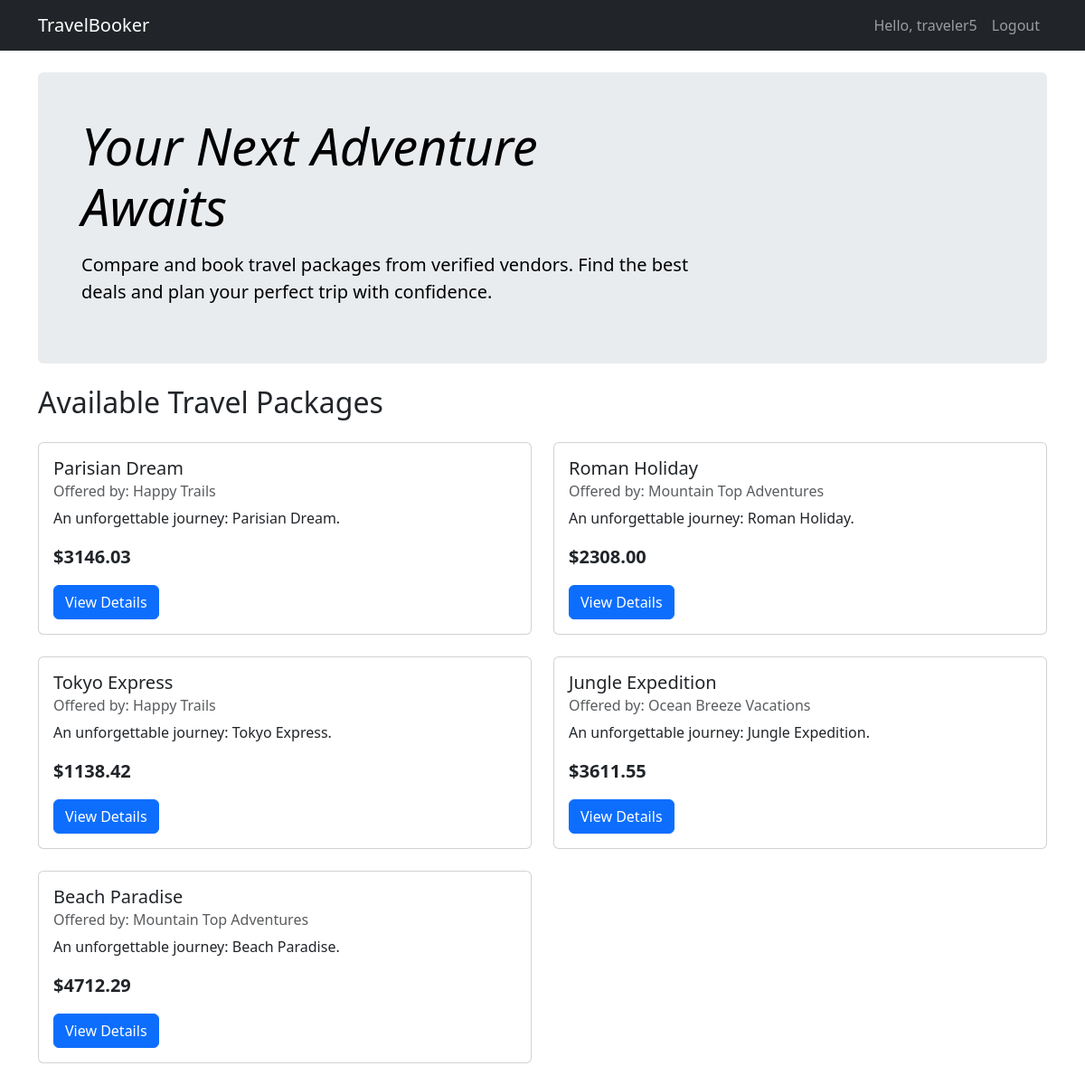
/ (signed in), run on the app's committed database.
### main/models.py (models this page shows, shortened)
class TravelPackage(models.Model):
    vendor = models.ForeignKey(Vendor, on_delete=models.CASCADE, related_name='packages')
    name = models.CharField(max_length=255)
    description = models.TextField()
    itinerary = models.TextField()
    price = models.DecimalField(max_digits=10, decimal_places=2)
    start_date = models.DateField()
    end_date = models.DateField()
    created_at = models.DateTimeField(auto_now_add=True)
    updated_at = models.DateTimeField(auto_now=True)

class Vendor(models.Model):
    user_profile = models.OneToOneField(UserProfile, on_delete=models.CASCADE)
    name = models.CharField(max_length=255)
    description = models.TextField()
    website = models.URLField(blank=True, null=True)

### main/views.py (the view)
# urls.py: path('', views.package_list, name='package_list'),
def package_list(request):
    packages = TravelPackage.objects.all()
    return render(request, 'main/package_list.html', {'packages': packages})

### main/templates/main/package_list.html
{% extends "main/base.html" %}
{% block content %}
<div class="p-4 p-md-5 mb-4 rounded text-body-emphasis bg-body-secondary">
    <div class="col-lg-8 px-0">
        <h1 class="display-4 fst-italic">Your Next Adventure Awaits</h1>
        <p class="lead my-3">Compare and book travel packages from verified vendors. Find the best deals and plan your perfect trip with confidence.</p>
    </div>
</div>
<h2 class="mb-4">Available Travel Packages</h2>
<div class="row">
    {% for package in packages %}
    <div class="col-md-6 mb-4">
        <div class="card h-100">
            <div class="card-body d-flex flex-column">
                <h5 class="card-title">{{ package.name }}</h5>
                <h6 class="card-subtitle mb-2 text-muted">Offered by: {{ package.vendor.name }}</h6>
                <p class="card-text">{{ package.description|truncatewords:20 }}</p>
                <div class="mt-auto">
                    <p class="card-text fs-5"><strong>${{ package.price|floatformat:2 }}</strong></p>
                    <a href="{% url 'package_detail' package.id %}" class="btn btn-primary">View Details</a>
                </div>
            </div>
        </div>
    </div>
    {% empty %}
    <div class="col">
        <p>No travel packages available at the moment.</p>
    </div>
    {% endfor %}
</div>
{% endblock %}

### main/templates/main/base.html (shortened to what this page needs)
<!doctype html>
<html lang="en">
<head>
    <link href="https://cdn.jsdelivr.net/npm/bootstrap@5.3.2/dist/css/bootstrap.min.css" rel="stylesheet">
</head>
<body>
    <nav class="navbar navbar-expand-lg navbar-dark bg-dark">
        <div class="container">
            <a class="navbar-brand" href="{% url 'package_list' %}">TravelBooker</a>
            <div class="collapse navbar-collapse">
                <ul class="navbar-nav ms-auto">
                    {% if user.is_authenticated %}
                        <li class="nav-item">
                            <span class="nav-link">Hello, {{ user.username }}</span>
                        </li>
                        <li class="nav-item">
                            <form method="post" action="{% url 'logout' %}">
                                <button type="submit" class="nav-link btn btn-link">Logout</button>
                            </form>
                        </li>
                    {% endif %}
                </ul>
            </div>
        </div>
    </nav>
    <main class="container mt-4">
        {% block content %}
        {% endblock %}
    </main>
</body>
</html>

### data on the page
TravelPackage: name "Parisian Dream", vendor.name "Happy Trails", description "An unforgettable journey: Parisian Dream.", price "3146.03"
TravelPackage: name "Roman Holiday", vendor.name "Mountain Top Adventures", description "An unforgettable journey: Roman Holiday.", price "2308.00"
TravelPackage: name "Tokyo Express", vendor.name "Happy Trails", description "An unforgettable journey: Tokyo Express.", price "1138.42"
TravelPackage: name "Jungle Expedition", vendor.name "Ocean Breeze Vacations", description "An unforgettable journey: Jungle Expedition.", price "3611.55"
TravelPackage: name "Beach Paradise", vendor.name "Mountain Top Adventures", description "An unforgettable journey: Beach Paradise.", price "4712.29"

### other printed values
{{ user.username }} "traveler5"
